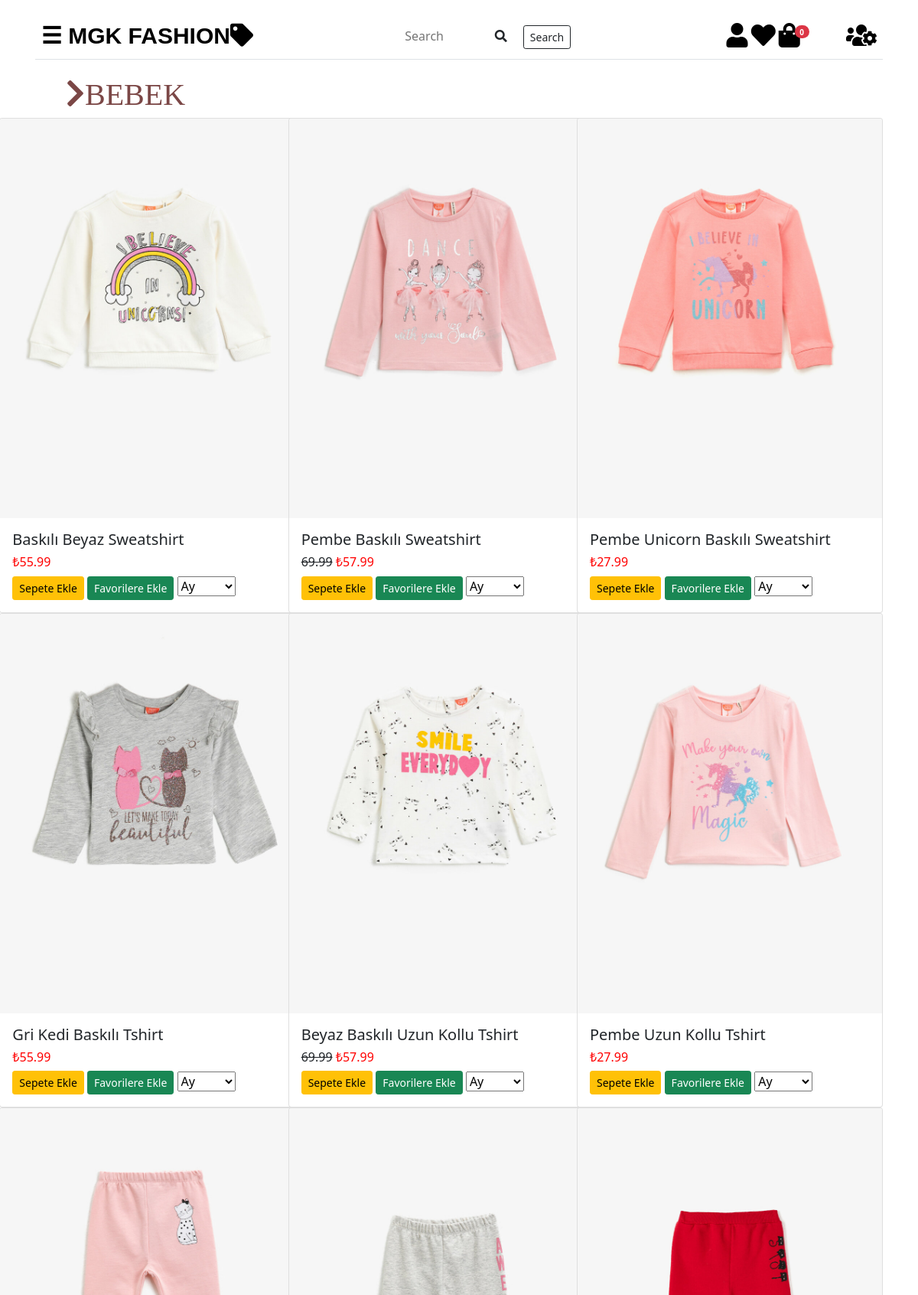
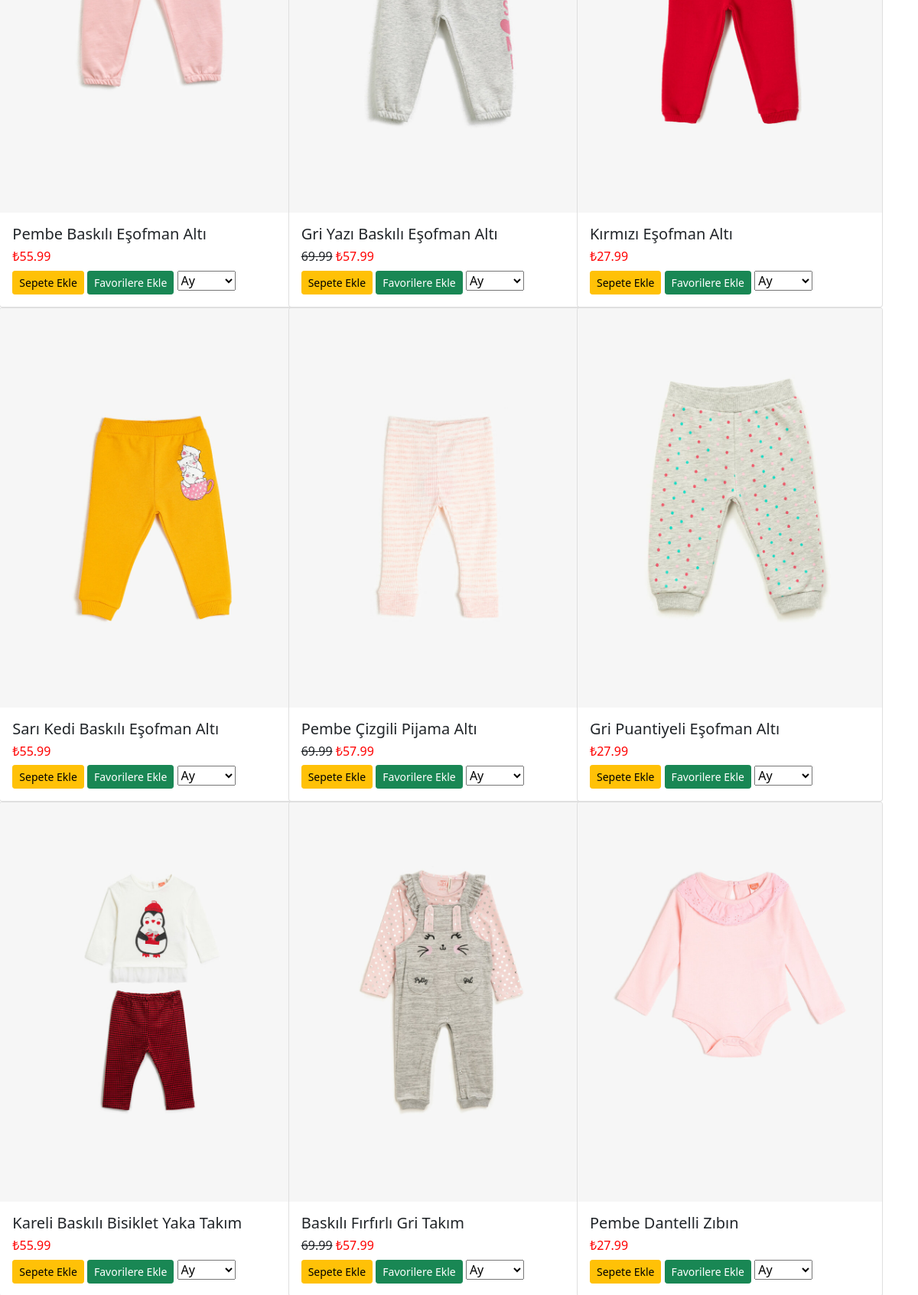
/giyimwebsitesi/bebek.php (upper part), run on the app's committed database (2 pictures, top to bottom).
### tables this page shows
CREATE TABLE IF NOT EXISTS `tblurunler` (
  `id` int(4) NOT NULL AUTO_INCREMENT,
  `urun_foto` varchar(150) NOT NULL,
  `urun_adi` varchar(100) NOT NULL,
  `renk` varchar(30) NOT NULL,
  `eski_fiyat` float DEFAULT NULL,
  `fiyat` float NOT NULL,
  `kategoriID` int(4) NOT NULL,
  `cinsiyetID` int(2) NOT NULL,
  PRIMARY KEY (`id`),
  KEY `kategoriID` (`kategoriID`),
  KEY `cinsiyetID` (`cinsiyetID`)
);

### giyimwebsitesi/bebek.php (the view, shortened to what this page needs)
<!DOCTYPE html>
<html lang="tr">
<head>
  <link rel="stylesheet" type="text/css" href="CSS1/bootstrap.min.css">
  <link rel="stylesheet" href="CSS1/all.css">
  <link rel="stylesheet" type="text/css" href="CSS1/style.css">
  <link rel="stylesheet" type="text/css" href="CSS1/genelstyle.css">
  <link rel="stylesheet" type="text/css" href="CSS1/mainstyle.css">
</head>
<body>
  <?php include("baglantidb.php"); ?>
  <?php $urunler = $db->query("SELECT * from tblurunler Where cinsiyetID = '5' or cinsiyetID = '6' ", PDO::FETCH_OBJ)->fetchAll()   ?>
<div id="main" class="container">
 <?php include("navbar.php"); ?>
      <div class="row">
      <div  class="col-md-4" id="yazi"><i class="fa fa-chevron-right"></i>BEBEK</div>
      </div>
      <div class="row">
        <?php foreach ($urunler as $urunler) { ?>
    <div class="col-md-4">
<div class="card" style="width: 25rem; float: right;">
  <img class="card-img-top" id="aw-zoom" src="<?php echo $urunler->urun_foto; ?>" alt="Card image cap">
  <div class="card-body">
    <h5 class="card-title"><?php echo $urunler->urun_adi; ?></h5>
    <h6><s><?php echo $urunler->eski_fiyat; ?></s> <span style="color: red;">₺<?php echo $urunler->fiyat; ?></span> </h6>
    <button urun_id="<?php echo $urunler->id; ?>" class="btn btn-warning btn-sm btn_sepeteEkle">Sepete Ekle</button>
    <?php
          $sorgu = $db->prepare("SELECT * FROM tblfavoriler WHERE musteriID=:id1 AND favori_urunID=:id2");
          $sorgu->execute(array(':id1'=>$_SESSION['kullanici']['id'],':id2'=>$urunler->id));
          if ($sorgu->rowCount()) {
            echo '<a href="favoriler.php?cikar='.$urunler->id.'" class="btn btn-danger btn-sm">Favorilerden Çıkar</a>';
          }else{
            echo '<a href="favoriler.php?id='.$urunler->id.'" class="btn btn-success btn-sm">Favorilere Ekle</a>';
          }
     ?>
     <select>
      <option selected>Ay</option>
    </select>
  </div>
</div>
  </div>
  <?php } ?>
    </div>
</div>
</body>
</html>

### giyimwebsitesi/CSS1/all.css (style rules this page uses)
.fa, .fas, .far, .fal, .fad, .fab { -moz-osx-font-smoothing: grayscale; -webkit-font-smoothing: antialiased; display: inline-block; font-style: normal; font-variant: normal; text-rendering: auto; line-height: 1; }
.fa-chevron-right:before { content: "\f054"; }

### giyimwebsitesi/CSS1/genelstyle.css (style rules this page uses)
#yazi { font-size: bold; color:#7b4746 ; font-family: Agency FB; font-size: 40px; text-indent: 20px; }
#aw-zoom { position: relative; -webkit-transform: scale(1); -ms-transform: scale(1); -moz-transform: scale(1); transition: all .3s ease-in; -moz-transition: all .3s ease-in; -webkit-transition: all .3s ease-in; -ms-transition: all .3s ease-in; }

### giyimwebsitesi/CSS1/mainstyle.css (style rules this page uses)
#yazi { font-size: bold; color:#7b4746 ; font-family: Agency FB; font-size: 40px; text-indent: 20px; }
#main { transition: margin-left .5s; padding: 16px; }

### data on the page
tblurunler: urun_foto (picture), urun_adi "Baskılı Beyaz Sweatshirt", fiyat "55.99"
tblurunler: urun_foto (picture), urun_adi "Pembe Baskılı Sweatshirt", eski_fiyat "69.99", fiyat "57.99"
tblurunler: urun_foto (picture), urun_adi "Pembe Unicorn Baskılı Sweatshirt", fiyat "27.99"
tblurunler: urun_foto (picture), urun_adi "Gri Kedi Baskılı Tshirt", fiyat "55.99"
tblurunler: urun_foto (picture), urun_adi "Beyaz Baskılı Uzun Kollu Tshirt", eski_fiyat "69.99", fiyat "57.99"
tblurunler: urun_foto (picture), urun_adi "Pembe Uzun Kollu Tshirt", fiyat "27.99"
tblurunler: urun_foto (picture), urun_adi "Pembe Baskılı Eşofman Altı", fiyat "55.99"
tblurunler: urun_foto (picture), urun_adi "Gri Yazı Baskılı Eşofman Altı", eski_fiyat "69.99", fiyat "57.99"
tblurunler: urun_foto (picture), urun_adi "Kırmızı Eşofman Altı", fiyat "27.99"
tblurunler: urun_foto (picture), urun_adi "Sarı Kedi Baskılı Eşofman Altı", fiyat "55.99"
tblurunler: urun_foto (picture), urun_adi "Pembe Çizgili Pijama Altı", eski_fiyat "69.99", fiyat "57.99"
tblurunler: urun_foto (picture), urun_adi "Gri Puantiyeli Eşofman Altı", fiyat "27.99"
tblurunler: urun_foto (picture), urun_adi "Kareli Baskılı Bisiklet Yaka Takım", fiyat "55.99"
tblurunler: urun_foto (picture), urun_adi "Baskılı Fırfırlı Gri Takım", eski_fiyat "69.99", fiyat "57.99"
tblurunler: urun_foto (picture), urun_adi "Pembe Dantelli Zıbın", fiyat "27.99"

### other printed values
$toplam_adet "0"
